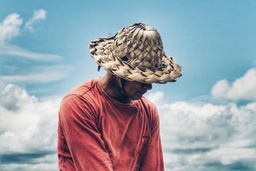
#> input picture src/fuzzy_clustering/data/oarsman.jpeg, 256 x 171 px, shrunk from 800 x 533 before the run, found by its file name
$ python fuzzy_image_segmentation.py
#> lines starting #> are read from the running program, lines starting #| are printed output that depends on the picture; after the words box and inside, x2 and y2 are one past the last pixel; in counts of white or black regions, pixels touching at a corner belong together
### src/fuzzy_clustering/core/fuzzy.py
import numpy as np

def FCM(X, c=3, m=2, epsi=0.001):
    # number of samples
    n = X.shape[0]
    # number of features per sample
    f = X.shape[1]

    # generate random membership matrix
    U0 = np.random.rand(n, c)

    # this step is to make the membership values across each cluseter equal to 1
    U0 = U0 / U0.sum(axis=1)[:, None]

    U_current, U_prev = U0, U0

    k = 0

    while (True):

        # calculate centroids
        # multiply each point x from X matrix with its membership value u from U and
        # sum the results over all points for each center

        C = (((U_prev ** m).T[:, :, None]) * X).sum(axis=1)

        # divide each centroid by the sum of membership values of points belonging to that centroid
        C = C / (((U_prev ** m).T).sum(axis=1)[:, None])

        # calculate the membership matrix

        X_C = (((X[:, None, :] - C[None, :, :]) ** 2).sum(axis=2)) ** 0.5

        U_current = X_C[:, :, None] * ((1 / X_C)[:, None, :])

        U_current = (U_current ** (2 / (m - 1))).sum(axis=2)

        U_current = 1 / U_current

        if (np.abs(U_current - U_prev)).max(axis=(0, 1)) < epsi:
            print("K number of iterations completed: {}".format(k))
            break
        U_prev = U_current
        k += 1

    return U_current, C


# [61 lines left out: function GK, not called in this run]

### src/fuzzy_clustering/utils/utils.py
import matplotlib.pyplot as plt
from scipy.stats import multivariate_normal
import numpy as np


# [35 lines left out: function draw_contours, not called in this run]

def segment_image(im,labels,center,verbose):
    n = len(np.unique(labels))
    f_img = np.zeros_like(im,dtype=np.int64)
    segs = list(np.unique(labels))
    for i in range(n):
        if verbose:
            print(i)
        mask_indx = np.where((labels==segs[i]))
        mask = np.zeros_like(im[:,:,0],dtype=np.int64)
        mask[mask_indx] = 1
        f_img[:,:,0] += mask * int(center[segs[i],0] * 256)
        f_img[:,:,1] += mask * int(center[segs[i],1] * 256)
        f_img[:,:,2] += mask * int(center[segs[i],2] * 256)
    return f_img

### examples/fuzzy_image_segmentation.py


import cv2
import matplotlib.pyplot as plt
import numpy as np
from skimage.util import img_as_float
from fuzzy_clustering.core.fuzzy import FCM
from fuzzy_clustering.utils.utils import segment_image


def sample_fcm_image():

    _, axis = plt.subplots(1,2, figsize= (8,6))
    axis = axis.flatten()


    #Loading image
    img = cv2.imread('..//res//oarsman.jpeg')
#> img is the input picture: shape (171, 256, 3); mean B, G, R 172, 161.9, 154.1
    img = img_as_float(img)
    x = np.reshape(img,(img.shape[0]*img.shape[1],3),order='F')

    verbose =0
    m,c = FCM(x,c=10)
#> after the loop in FCM, `while (True):`: k = 57
#> c = [[0.759, 0.745, 0.69], [0.252, 0.216, 0.447], [0.192, 0.152, 0.226], [0.886, 0.889, 0.889], [0.421, 0.419, 0.773], [0.83, 0.819, 0.791], [0.314, 0.279, 0.639], [0.79, 0.702, 0.486], [0.74, 0.654, 0.432], [0.82, 0.748, 0.585]]
    labels = m.argmax(axis=1)

    m = np.reshape(labels,(img.shape[0],img.shape[1]),order='F').astype('int64')
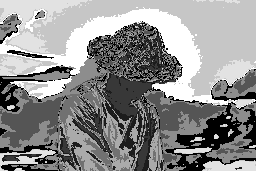
#> m: shape (171, 256) int64; min 0, max 9, mean 5.01; drawn with min black and max white

    #Replace pixel intensity with centers found by FCM or replace pixel intensity with median for each cluster
    sigm_img = segment_image(img,m,c,verbose)
#> in segment_image, `n = len(np.unique(labels))`: n = 10
#> in segment_image, `segs = list(np.unique(labels))`: segs = [0, 1, 2, 3, 4, 5, 6, 7, 8, 9]
#> the loop in segment_image, `for i in range(n):` made 10 passes
#> mask_indx on passes 1 to 10: 4860 positions, rows 12 to 170, columns 0 to 255, 2899 positions, rows 23 to 170, columns 2 to 241, 2322 positions, rows 23 to 170, columns 4 to 237, 4129 positions, rows 16 to 170, columns 0 to 255, 2738 positions, rows 25 to 170, columns 57 to 179, 5630 positions, rows 10 to 170, columns 0 to 255, 3094 positions, rows 24 to 170, columns 58 to 180, 8590 positions, rows 0 to 170, columns 0 to 255, 3864 positions, rows 0 to 170, columns 0 to 255, 5650 positions, rows 7 to 165, columns 0 to 255
#> after the loop in segment_image, `for i in range(n):`:
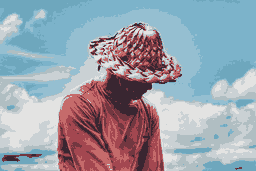
#> f_img: shape (171, 256, 3) int64; mean B, G, R 172.6, 161.3, 154.6
#> after the loop in segment_image, `for i in range(n):`:
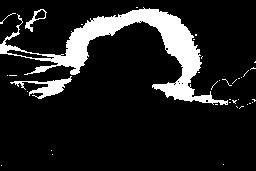
#> mask: shape (171, 256) int64; values 0 (black) and 1 (white), 12.9% white; 37 white regions (33 under 20 px), largest, box (x1, y1, x2, y2) and area: (0, 7, 228, 105) 4924, (10, 76, 72, 99) 476, (25, 9, 47, 32) 119, (0, 13, 16, 24) 20


    imgs = [img, sigm_img]
    for image,ax in zip(imgs,axis):
        ax.imshow(image[:,:,::-1])
#> this loop made 2 passes

    #Preview output image
    plt.show()
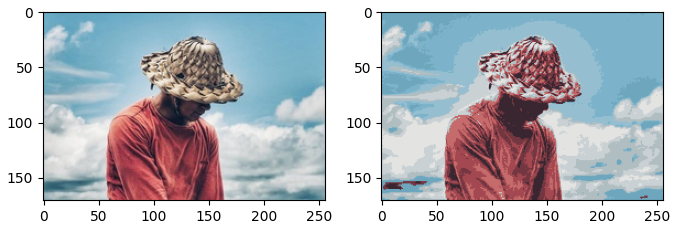
#> figure drawn by matplotlib, 2 panels


if __name__ == "__main__":
    sample_fcm_image()
